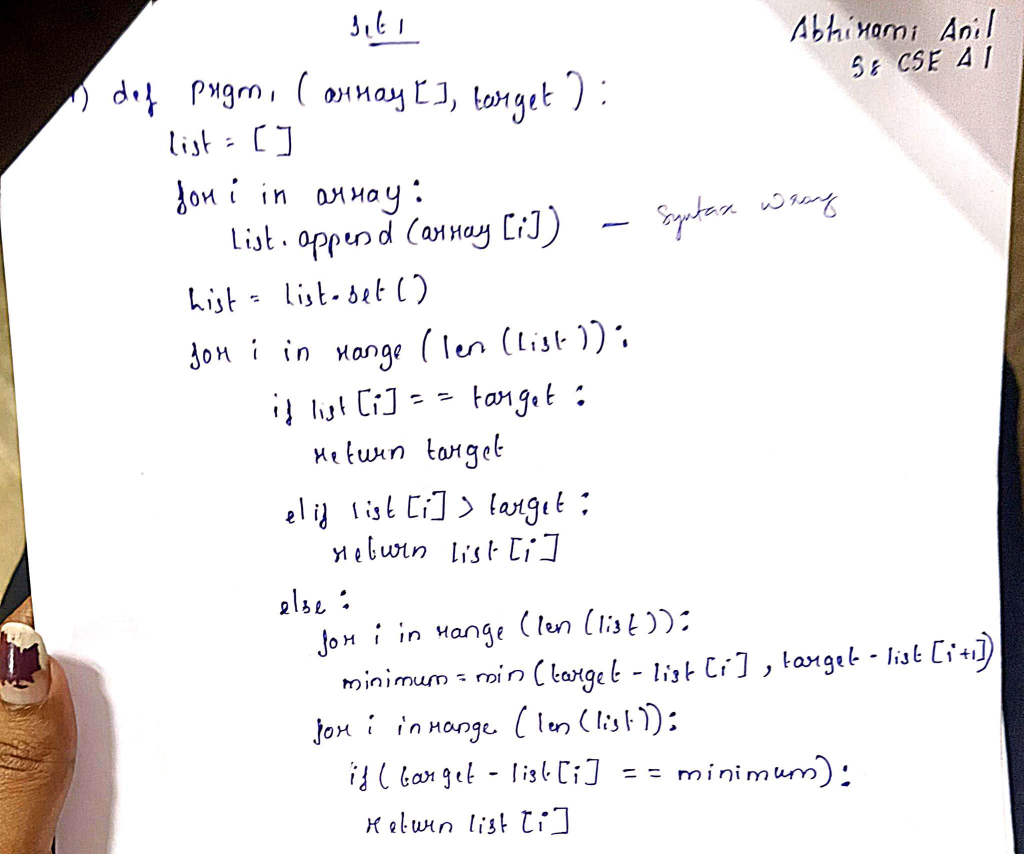
#> input picture tests/samples/Closest10.JPEG, 2047 x 1708 px (shown at 1/2 size)
$ python -i adaptive_ocr.py   (imports and definitions only)
#> lines starting #> are read from the running program, lines starting #| are printed output that depends on the picture
#> further down, picture is the input picture: shape (1708, 2047, 3); mean B, G, R 235.7, 235.7, 238
from pathlib import Path

import cv2
import pytesseract


# ---------------------------------------------------------
# IMAGE PREPROCESSING METHODS
# ---------------------------------------------------------

# [37 lines left out: functions preprocess_original, preprocess_grayscale, preprocess_upscale, not called in this run]


def preprocess_clahe(image):
    """
    Grayscale + Upscaling + CLAHE
    for contrast enhancement.
    """
    gray = cv2.cvtColor(
        image,
        cv2.COLOR_BGR2GRAY
    )
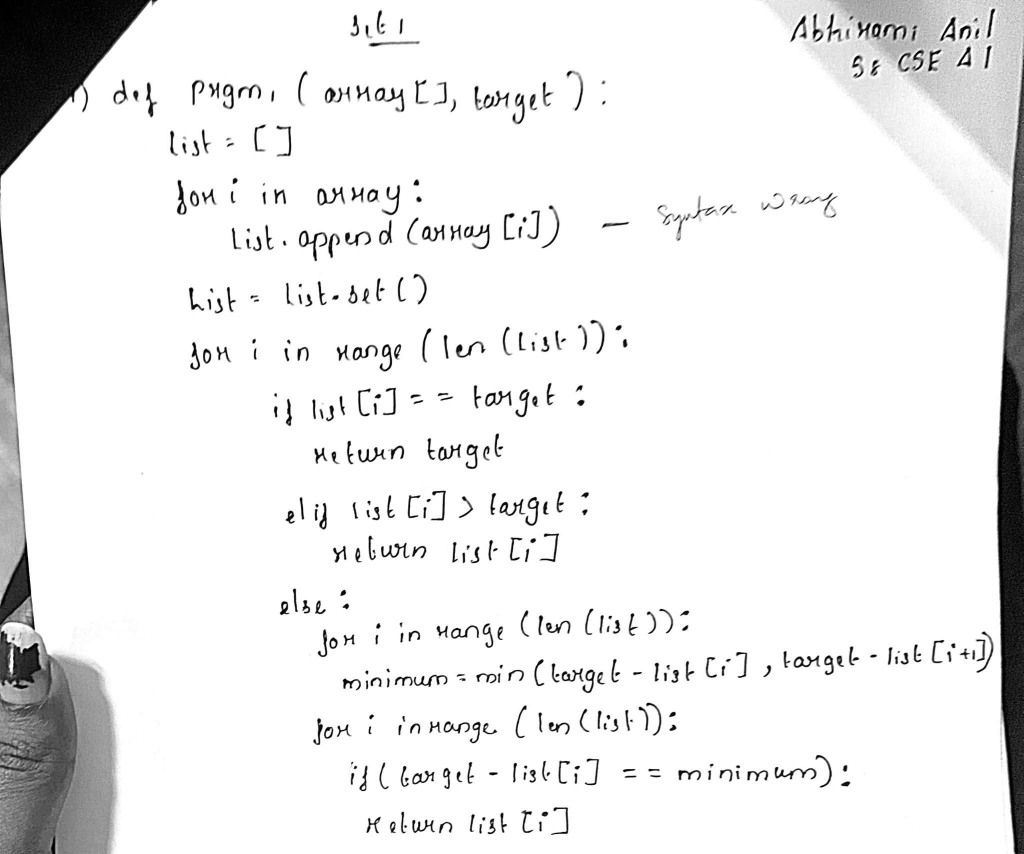
#> gray: shape (1708, 2047) (shown at 1/2 size); min 0, max 255, mean 236.4

    upscaled = cv2.resize(
        gray,
        None,
        fx=2,
        fy=2,
        interpolation=cv2.INTER_CUBIC
    )

    clahe = cv2.createCLAHE(
        clipLimit=2.0,
        tileGridSize=(8, 8)
    )

    enhanced = clahe.apply(
        upscaled
    )
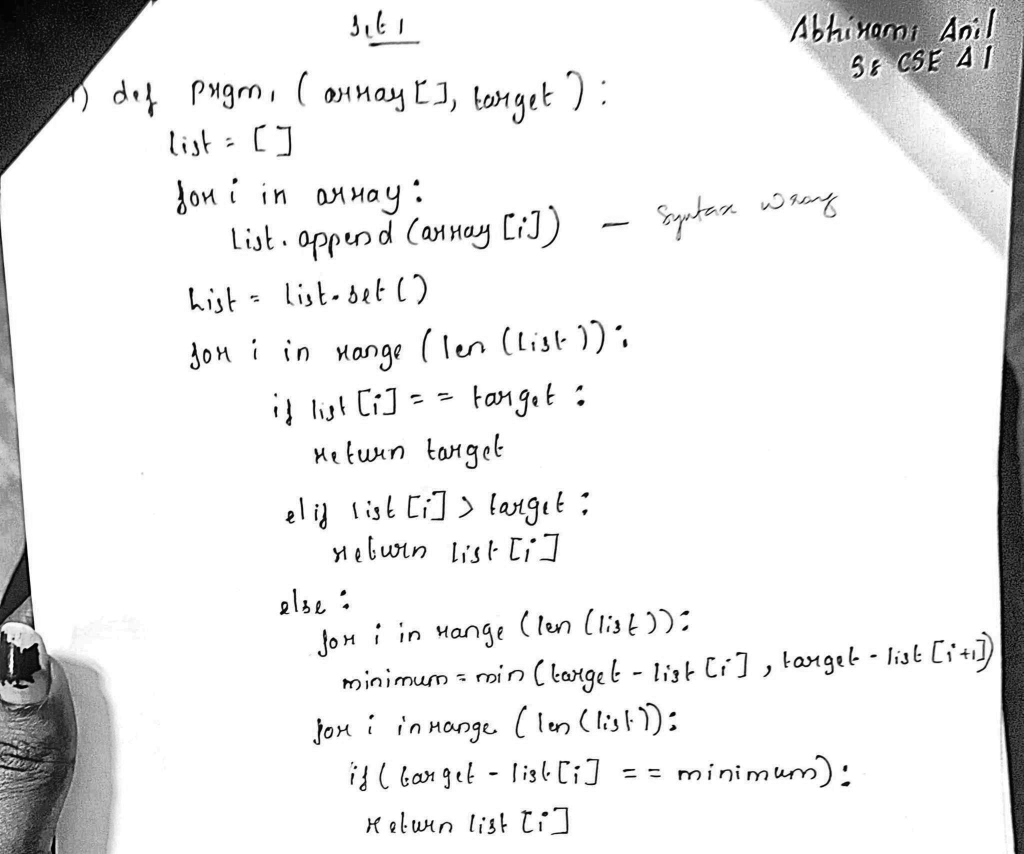
#> enhanced: shape (3416, 4094) (shown at 1/4 size); min 0, max 255, mean 234.9

    return enhanced


# [54 lines left out: functions preprocess_otsu, preprocess_adaptive, not called in this run]


# ---------------------------------------------------------
# OCR CONFIGURATIONS
# ---------------------------------------------------------

OCR_CONFIGURATIONS = [
    {
        "method": "Original",
        "psm": 6,
        "preprocess": preprocess_original
    },
    {
        "method": "Original",
        "psm": 11,
        "preprocess": preprocess_original
    },
    {
        "method": "Grayscale",
        "psm": 6,
        "preprocess": preprocess_grayscale
    },
    {
        "method": "Grayscale",
        "psm": 11,
        "preprocess": preprocess_grayscale
    },
    {
        "method": "Upscale",
        "psm": 6,
        "preprocess": preprocess_upscale
    },
    {
        "method": "Upscale",
        "psm": 11,
        "preprocess": preprocess_upscale
    },
    {
        "method": "CLAHE",
        "psm": 6,
        "preprocess": preprocess_clahe
    },
    {
        "method": "CLAHE",
        "psm": 11,
        "preprocess": preprocess_clahe
    },
    {
        "method": "Otsu",
        "psm": 6,
        "preprocess": preprocess_otsu
    },
    {
        "method": "Otsu",
        "psm": 11,
        "preprocess": preprocess_otsu
    },
    {
        "method": "Adaptive",
        "psm": 6,
        "preprocess": preprocess_adaptive
    },
    {
        "method": "Adaptive",
        "psm": 11,
        "preprocess": preprocess_adaptive
    }
]


# ---------------------------------------------------------
# OCR CONFIDENCE CALCULATION
# ---------------------------------------------------------

# [332 lines left out: functions calculate_ocr_confidence, run_all_ocr_candidates, extract_text_adaptive, not called in this run]


# ---------------------------------------------------------
# SIMPLE TEST
# ---------------------------------------------------------

# [36 lines not run here, left out]

>>> import cv2
>>> picture = cv2.imread('../../tests/samples/Closest10.JPEG')
>>> result = preprocess_clahe(picture)

$ run again, on tests/samples/Listman15.JPEG
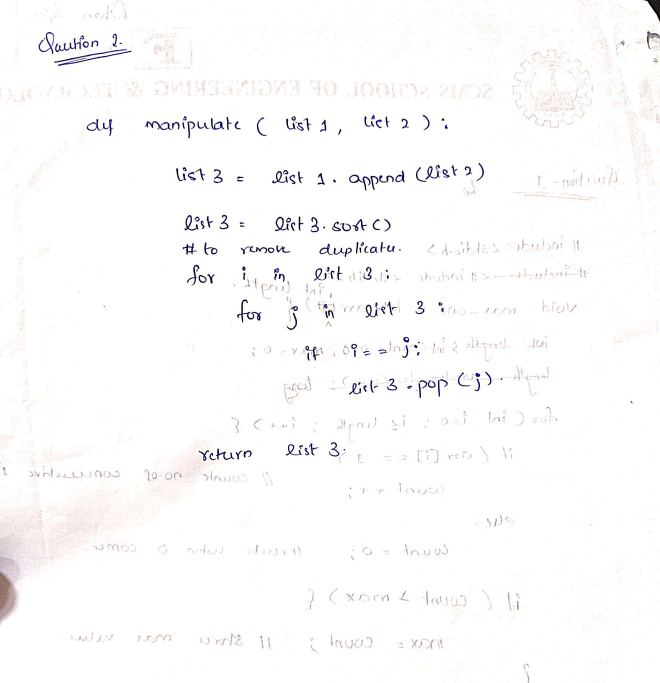
#> input picture tests/samples/Listman15.JPEG, 1980 x 2047 px (shown at 1/3 size)
#> picture is the input picture: shape (2047, 1980, 3); mean B, G, R 251.2, 250.9, 251.5
#> in preprocess_clahe, `enhanced = clahe.apply( upscaled )`:
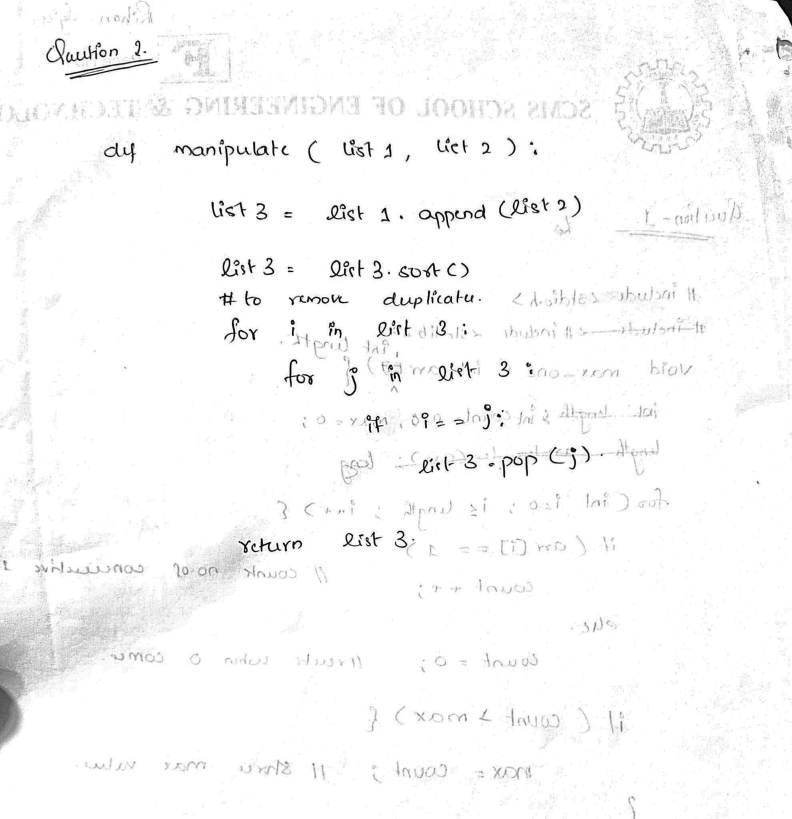
#> enhanced: shape (4094, 3960) (shown at 1/5 size); min 1, max 255, mean 249.1
